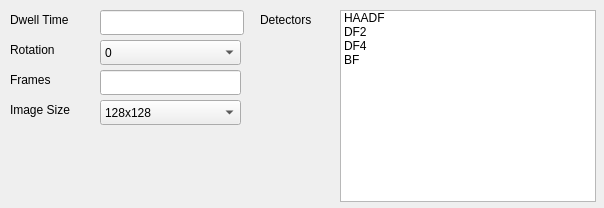
<?xml version="1.0" encoding="UTF-8"?>
<ui version="4.0">
 <class>Form</class>
 <widget class="QWidget" name="Form">
  <property name="geometry">
   <rect>
    <x>0</x>
    <y>0</y>
    <width>604</width>
    <height>208</height>
   </rect>
  </property>
  <property name="sizePolicy">
   <sizepolicy hsizetype="Minimum" vsizetype="Minimum">
    <horstretch>0</horstretch>
    <verstretch>0</verstretch>
   </sizepolicy>
  </property>
  <property name="windowTitle">
   <string>Form</string>
  </property>
  <widget class="QComboBox" name="rotationEdit">
   <property name="geometry">
    <rect>
     <x>100</x>
     <y>40</y>
     <width>141</width>
     <height>25</height>
    </rect>
   </property>
   <item>
    <property name="text">
     <string>0</string>
    </property>
   </item>
   <item>
    <property name="text">
     <string>6</string>
    </property>
   </item>
   <item>
    <property name="text">
     <string>45</string>
    </property>
   </item>
   <item>
    <property name="text">
     <string>90</string>
    </property>
   </item>
  </widget>
  <widget class="QLineEdit" name="numFramesEdit">
   <property name="geometry">
    <rect>
     <x>100</x>
     <y>70</y>
     <width>141</width>
     <height>25</height>
    </rect>
   </property>
  </widget>
  <widget class="QLabel" name="label">
   <property name="geometry">
    <rect>
     <x>10</x>
     <y>70</y>
     <width>66</width>
     <height>19</height>
    </rect>
   </property>
   <property name="text">
    <string>Frames</string>
   </property>
  </widget>
  <widget class="QComboBox" name="binningEdit">
   <property name="geometry">
    <rect>
     <x>100</x>
     <y>100</y>
     <width>141</width>
     <height>25</height>
    </rect>
   </property>
   <item>
    <property name="text">
     <string extracomment="16">128x128</string>
    </property>
   </item>
   <item>
    <property name="text">
     <string extracomment="8">256x256</string>
    </property>
   </item>
   <item>
    <property name="text">
     <string extracomment="4">512x512</string>
    </property>
   </item>
   <item>
    <property name="text">
     <string extracomment="2">1024x1024</string>
    </property>
   </item>
   <item>
    <property name="text">
     <string>2048x2048</string>
    </property>
   </item>
   <item>
    <property name="text">
     <string/>
    </property>
   </item>
  </widget>
  <widget class="QLabel" name="label_2">
   <property name="geometry">
    <rect>
     <x>10</x>
     <y>100</y>
     <width>81</width>
     <height>19</height>
    </rect>
   </property>
   <property name="text">
    <string>Image Size</string>
   </property>
  </widget>
  <widget class="QLineEdit" name="dwellTimeEdit">
   <property name="geometry">
    <rect>
     <x>100</x>
     <y>10</y>
     <width>144</width>
     <height>25</height>
    </rect>
   </property>
  </widget>
  <widget class="QListWidget" name="detectorsEdit">
   <property name="geometry">
    <rect>
     <x>340</x>
     <y>10</y>
     <width>256</width>
     <height>192</height>
    </rect>
   </property>
   <property name="selectionMode">
    <enum>QAbstractItemView::MultiSelection</enum>
   </property>
   <item>
    <property name="text">
     <string>HAADF</string>
    </property>
   </item>
   <item>
    <property name="text">
     <string>DF2</string>
    </property>
   </item>
   <item>
    <property name="text">
     <string>DF4</string>
    </property>
   </item>
   <item>
    <property name="text">
     <string>BF</string>
    </property>
   </item>
  </widget>
  <widget class="QLabel" name="detectorLabel">
   <property name="geometry">
    <rect>
     <x>260</x>
     <y>10</y>
     <width>66</width>
     <height>19</height>
    </rect>
   </property>
   <property name="text">
    <string>Detectors</string>
   </property>
  </widget>
  <widget class="QLabel" name="dwellTimeLabel">
   <property name="geometry">
    <rect>
     <x>10</x>
     <y>10</y>
     <width>80</width>
     <height>19</height>
    </rect>
   </property>
   <property name="text">
    <string>Dwell Time</string>
   </property>
  </widget>
  <widget class="QLabel" name="rotationLabel">
   <property name="geometry">
    <rect>
     <x>10</x>
     <y>40</y>
     <width>66</width>
     <height>19</height>
    </rect>
   </property>
   <property name="text">
    <string>Rotation</string>
   </property>
  </widget>
 </widget>
 <resources/>
 <connections/>
</ui>
